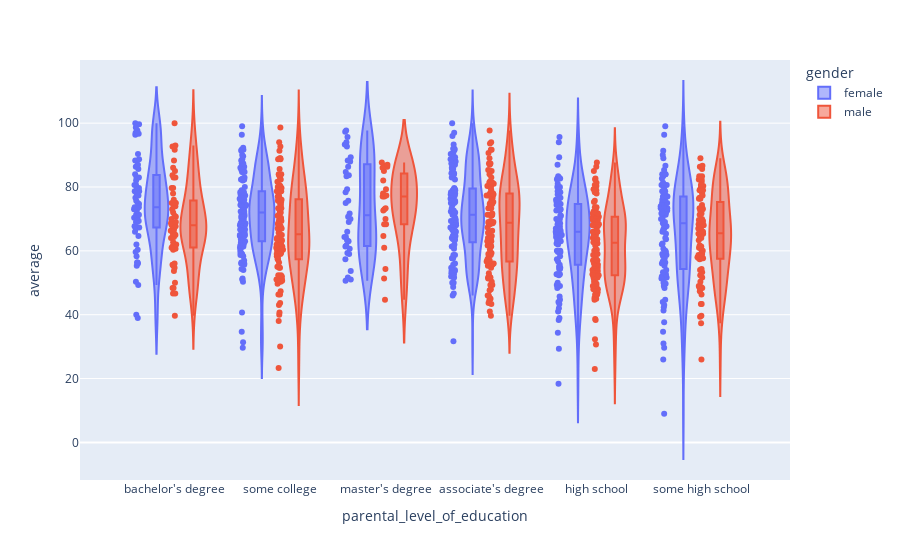

Source (notebook cell):
### Code cell
fig = px.violin(df, y='average',x = 'parental_level_of_education',color = 'gender', box=True, points="all", hover_data=df.columns)
fig.show()

### Figure 1 — Plotly figure (JSON) as saved in the notebook; plotly's stock layout.template omitted (floating-point values rounded to 4 significant figures; data arrays with more than 128 entries replaced by an {"elided": "..."} marker saying what was removed)
{"data": [{"alignmentgroup": "True", "box": {"visible": true}, "customdata": {"elided": "518x8 mixed values"}, "hovertemplate": "gender=%{customdata[0]}<br>parental_level_of_education=%{x}<br>average=%{y}<br>race_ethnicity=%{customdata[1]}<br>lunch=%{customdata[2]}<br>test_preparation_course=%{customdata[3]}<br>math_score=%{customdata[4]}<br>reading_score=%{customdata[5]}<br>writing_score=%{customdata[6]}<br>total score=%{customdata[7]}<extra></extra>", "legendgroup": "female", "marker": {"color": "#636efa"}, "name": "female", "offsetgroup": "female", "orientation": "v", "points": "all", "scalegroup": "True", "showlegend": true, "type": "violin", "x": {"elided": "518 str values"}, "x0": " ", "xaxis": "x", "y": {"elided": "518 float values"}, "y0": " ", "yaxis": "y"}, {"alignmentgroup": "True", "box": {"visible": true}, "customdata": {"elided": "482x8 mixed values"}, "hovertemplate": "gender=%{customdata[0]}<br>parental_level_of_education=%{x}<br>average=%{y}<br>race_ethnicity=%{customdata[1]}<br>lunch=%{customdata[2]}<br>test_preparation_course=%{customdata[3]}<br>math_score=%{customdata[4]}<br>reading_score=%{customdata[5]}<br>writing_score=%{customdata[6]}<br>total score=%{customdata[7]}<extra></extra>", "legendgroup": "male", "marker": {"color": "#EF553B"}, "name": "male", "offsetgroup": "male", "orientation": "v", "points": "all", "scalegroup": "True", "showlegend": true, "type": "violin", "x": {"elided": "482 str values"}, "x0": " ", "xaxis": "x", "y": {"elided": "482 float values"}, "y0": " ", "yaxis": "y"}], "layout": {"legend": {"title": {"text": "gender"}, "tracegroupgap": 0}, "margin": {"t": 60}, "violinmode": "group", "xaxis": {"anchor": "y", "domain": [0, 1], "title": {"text": "parental_level_of_education"}}, "yaxis": {"anchor": "x", "domain": [0, 1], "title": {"text": "average"}}}}
